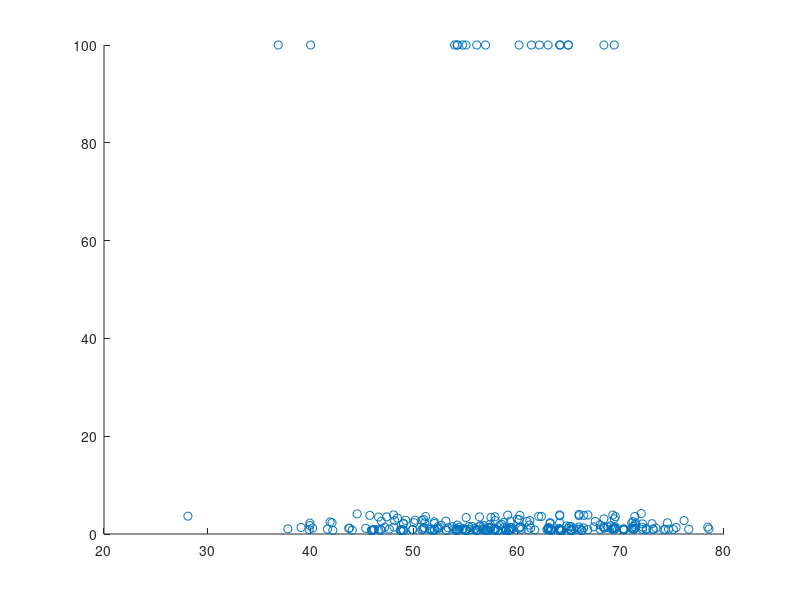

This figure's MATLAB source:

T3pop = [    

    4.0000    9.0000    5.0000    6.0000    5.0000    9.0000    8.0000    2.5879    0.3076    0.4306
    4.0000    9.0000    8.0000    5.0000    4.0000   10.0000    8.0000    2.5474    0.3201    0.4309
    9.0000    4.0000    9.0000    6.0000   10.0000    5.0000    8.0000    2.5793    0.3335    0.5839
    9.0000    4.0000    9.0000    6.0000    5.0000    2.0000    8.0000    2.7219    0.3617    0.5753
    9.0000    4.0000    9.0000    6.0000    5.0000    2.0000    8.0000    2.7219    0.3617    0.5753
    9.0000   10.0000    6.0000    7.0000    7.0000    5.0000    8.0000    3.7678    0.4039    0.3673
    2.0000    2.0000   10.0000    5.0000    6.0000    1.0000    8.0000    2.4881    0.3261    0.5008
    4.0000    3.0000    6.0000    4.0000    6.0000    2.0000    9.0000    2.6217    0.3588    0.6367
    8.0000    6.0000    9.0000    6.0000    5.0000    1.0000    8.0000    2.6572    0.3157    0.3365
    4.0000    6.0000   11.0000    5.0000    6.0000    5.0000    8.0000    2.6277    0.3411    0.4508
    4.0000    9.0000    8.0000    5.0000    5.0000    9.0000    8.0000    2.5859    0.3414    0.4106
    3.0000    3.0000    6.0000    3.0000    5.0000    9.0000    9.0000    2.3249    0.3878    0.3690
   11.0000    9.0000    7.0000    5.0000    8.0000    8.0000    8.0000    3.6914    0.4109    0.5994
    3.0000    3.0000    6.0000    6.0000    4.0000    2.0000    8.0000    2.4176    0.3207    0.5994
    3.0000    3.0000   10.0000    6.0000    6.0000    5.0000    8.0000    1.7442    0.2807    0.1776
    6.0000    2.0000   10.0000    6.0000    8.0000    6.0000    8.0000    2.4928    1.4011    0.4505
    4.0000    8.0000    7.0000    6.0000    5.0000    9.0000    8.0000    2.6693    0.3463    0.4923
    8.0000    5.0000    5.0000    7.0000    7.0000    2.0000    8.0000    2.6862    0.4174    0.6187
    3.0000    4.0000    5.0000    5.0000    6.0000    5.0000    8.0000    2.4507    0.4074    0.3943
   10.0000    9.0000   10.0000    6.0000    6.0000    6.0000    8.0000    2.4853    0.4433    0.4422
    2.0000    3.0000    8.0000    6.0000    5.0000    2.0000    8.0000    2.3990    0.3060    0.5956
    2.0000    6.0000   11.0000    9.0000    6.0000    4.0000    8.0000    2.7410    0.1626    0.4626
    4.0000    9.0000    4.0000    5.0000    8.0000    8.0000    8.0000    2.6375    0.4214    0.4495
    7.0000    6.0000    9.0000    6.0000   10.0000    6.0000    8.0000    2.5161    0.7513    0.3749
    5.0000    8.0000    7.0000    4.0000    2.0000   10.0000    9.0000    2.4947    0.3400    0.3890
    5.0000    9.0000    7.0000    5.0000    3.0000    3.0000    8.0000    2.2230    0.3933    0.5261
    3.0000    6.0000    6.0000    5.0000    7.0000    6.0000    8.0000    1.7965    0.4112    0.4591
    9.0000    3.0000    9.0000    8.0000    5.0000    2.0000    8.0000    3.0990    0.3871    0.6289
    4.0000    4.0000    9.0000    9.0000    6.0000    3.0000    8.0000    2.4930    0.5272    0.4426
    3.0000    7.0000    6.0000    5.0000    6.0000    9.0000    8.0000    2.7786    0.3490    0.8477
    2.0000    3.0000    5.0000    4.0000    5.0000    3.0000    7.0000    2.6767    0.3351    0.3939
    3.0000    3.0000   11.0000    8.0000    7.0000    3.0000    8.0000    2.4676    0.3185    0.4238
    6.0000    3.0000    5.0000    5.0000    7.0000    5.0000    8.0000    2.5362    0.4313    0.4448
    4.0000   10.0000    6.0000    6.0000    5.0000    8.0000    8.0000    2.4248    0.3665    0.4456
    2.0000    5.0000    7.0000    4.0000    5.0000    7.0000    8.0000    2.8179    0.4000    0.3796
    5.0000    3.0000    4.0000    4.0000    5.0000    6.0000    9.0000    2.5057    0.1760    0.5146
    4.0000    9.0000    9.0000    7.0000    3.0000   11.0000    8.0000    2.4100    0.3246    0.4041
    4.0000    7.0000    7.0000    6.0000    7.0000    2.0000    8.0000    2.4626    0.3042    0.4560
    3.0000   10.0000    6.0000    6.0000    6.0000    6.0000    8.0000    2.4875    0.3440    0.5097
    3.0000    4.0000    4.0000    3.0000    4.0000    4.0000    7.0000    2.4256    0.3419    0.4571
    6.0000    4.0000    6.0000    6.0000    5.0000    3.0000    8.0000    2.4812    0.1684    0.4687
    7.0000    7.0000    6.0000    4.0000    6.0000    2.0000    8.0000    2.8139    1.7645    0.4997
    4.0000    5.0000    4.0000    5.0000    4.0000    5.0000    8.0000    1.9609    0.3465    0.4989
    3.0000   10.0000    9.0000   10.0000    3.0000    4.0000    8.0000    2.5083    0.2906    0.6038
    7.0000    3.0000    9.0000   11.0000    7.0000    5.0000    8.0000    1.6464    0.2162    0.5020
    4.0000    3.0000    2.0000    7.0000    5.0000    6.0000    8.0000    2.2877    0.1688    0.4957
    4.0000    4.0000    8.0000    9.0000    6.0000    7.0000    8.0000    2.9991    0.3511    0.6158
   10.0000   10.0000    8.0000    6.0000    5.0000    7.0000    8.0000    2.7677    0.3588    0.5752
    4.0000    3.0000    3.0000    5.0000    7.0000    1.0000    9.0000    4.3291    0.1061    0.6988
    6.0000    6.0000    1.0000    3.0000    8.0000    3.0000    8.0000    2.5268    0.3644    0.4435
    4.0000    2.0000    6.0000   10.0000    7.0000    2.0000    8.0000    2.4153    0.3248    0.5661
    4.0000    6.0000    7.0000    6.0000    6.0000    7.0000    8.0000    2.6159    0.1573    0.4604
    3.0000    2.0000   11.0000    5.0000    6.0000    8.0000    8.0000    2.5363    0.2765    0.4326
    4.0000   10.0000    7.0000    9.0000    7.0000    5.0000    8.0000    2.4865    0.3445    0.6252
   10.0000    5.0000    4.0000    6.0000    5.0000    6.0000    8.0000    2.7978    0.9018    0.5842
   10.0000    8.0000    5.0000   10.0000    9.0000    3.0000    7.0000    1.8321    0.3272    0.3107
    5.0000    3.0000   10.0000    6.0000    6.0000    4.0000    8.0000    2.7675    0.3235    0.5256
   10.0000    9.0000   10.0000    5.0000    8.0000    8.0000    3.0000    2.5280    0.3394    0.3458
    4.0000    6.0000    3.0000    7.0000    5.0000    9.0000    8.0000    2.5884    0.2885    0.4303
    3.0000    9.0000    5.0000    6.0000    4.0000    9.0000    8.0000    2.5872    0.4517    0.4316
    4.0000    7.0000    2.0000    6.0000    6.0000    7.0000    8.0000    1.9176    0.4782    0.5009
    5.0000    5.0000    4.0000    6.0000    8.0000    6.0000    8.0000    2.5707    0.3818    0.3320
    6.0000    6.0000    9.0000    4.0000    5.0000    6.0000    8.0000    2.5878    0.3312    0.6229
    3.0000    9.0000    7.0000    6.0000   10.0000   10.0000    8.0000    3.5761    0.3316    0.5837
    5.0000    6.0000    7.0000    5.0000    6.0000    4.0000    8.0000    2.0361    0.4105    0.5092
    2.0000    8.0000    6.0000    4.0000    4.0000    2.0000    8.0000    1.9422    0.3057    0.1833
    9.0000    5.0000    5.0000   10.0000    3.0000    6.0000   16.0000    1.6299    0.3337    0.3683
    3.0000    6.0000   10.0000    5.0000    7.0000    7.0000    8.0000    2.6122    0.4236    0.4489
    3.0000    7.0000    9.0000    4.0000    2.0000    9.0000    8.0000    2.5421    0.3322    0.4277
    4.0000    6.0000    6.0000    5.0000    7.0000    6.0000    8.0000    2.2032    0.3892    0.5948
    5.0000    2.0000    6.0000    5.0000    7.0000    8.0000    8.0000    2.7219    2.3665    0.5788
    2.0000    6.0000    8.0000    9.0000    6.0000    2.0000    8.0000    1.7443    0.1662    0.4391
    4.0000    6.0000    8.0000    1.0000    7.0000    2.0000    9.0000    2.4045    0.3422    0.5919
   10.0000    3.0000    7.0000    6.0000    9.0000    4.0000    8.0000    2.7708    0.3996    0.5083
    9.0000    4.0000    6.0000   11.0000    6.0000    2.0000    8.0000    2.5771    2.8542    0.5305
    3.0000    6.0000    7.0000    9.0000    3.0000    3.0000    8.0000    2.1831    0.3574    0.2215
   10.0000    4.0000   11.0000    6.0000    6.0000    5.0000    8.0000    1.7525    0.4233    0.4648
   10.0000    9.0000    7.0000    5.0000    9.0000    5.0000    8.0000    2.4952    0.6633    0.4800
    5.0000    7.0000    5.0000    5.0000    6.0000    3.0000    4.0000    2.0161    0.3307    0.5014
    4.0000    5.0000    6.0000    6.0000    7.0000    9.0000    8.0000    2.6081    0.3276    0.4290
    5.0000    2.0000    7.0000    8.0000    6.0000    8.0000    8.0000    1.5276    0.3339    0.5637
    3.0000   10.0000    4.0000    6.0000    4.0000    9.0000    8.0000    2.3793    0.2783    0.3860
    5.0000    3.0000   10.0000    9.0000    4.0000    4.0000    7.0000    2.4272    0.3410    0.6548
    8.0000    5.0000   11.0000    3.0000    9.0000    9.0000    5.0000    4.7397    0.1266    0.1492
    8.0000    4.0000    3.0000   11.0000    7.0000    4.0000    8.0000    3.1554    0.3378    0.3894
    1.0000    8.0000   10.0000    3.0000    3.0000    3.0000    8.0000    1.3476    0.1942    0.1047
    4.0000    6.0000    6.0000    3.0000    8.0000   11.0000    9.0000    2.6328    0.3442    0.6178
    4.0000    9.0000    7.0000   10.0000    5.0000    4.0000    7.0000    2.4909    0.3386    0.4223
    5.0000   10.0000    8.0000    7.0000   10.0000    7.0000    8.0000    2.5022    0.4005    0.4916
    5.0000    9.0000   10.0000    5.0000    7.0000    5.0000    9.0000    2.5097    0.3613    0.4582
    4.0000    4.0000    2.0000    6.0000    4.0000    5.0000    8.0000    1.2628    0.2095    0.2201
    7.0000    4.0000   11.0000    7.0000    4.0000    8.0000    8.0000    2.7676    0.3617    0.4885
    5.0000    3.0000    6.0000   10.0000    6.0000    4.0000    8.0000    3.1146    0.2062    0.6288
    9.0000   10.0000    3.0000   10.0000    8.0000   10.0000   39.0000    2.5572    0.3033    0.4241
    5.0000    6.0000    5.0000    5.0000    3.0000    5.0000    7.0000    2.3271    0.1139    0.4411
   11.0000   11.0000    2.0000   10.0000   11.0000    1.0000    2.0000    2.8954    0.1750    0.4484
   10.0000    3.0000    9.0000    7.0000   11.0000    5.0000    7.0000    2.5100    0.3226    0.5627
    2.0000    9.0000    4.0000    6.0000    7.0000    2.0000    8.0000    2.4089    0.3500    0.5843
    8.0000   11.0000    3.0000   11.0000    2.0000    1.0000    4.0000    2.1700    0.3477    0.5241
    3.0000    3.0000    8.0000    8.0000    8.0000    2.0000    8.0000    1.6864    0.1513    0.1819
    
     4.0000    3.0000    6.0000   10.0000    6.0000    2.0000    8.0000    2.4186    0.3248    0.6008
    3.0000    3.0000    6.0000    8.0000    4.0000    7.0000    8.0000    2.4733    0.3618    0.7573
    4.0000    3.0000    6.0000    9.0000    6.0000    4.0000    8.0000    3.0031    0.4270    0.7647
    3.0000    4.0000    7.0000    4.0000    2.0000    7.0000    8.0000    3.0171    0.4110    0.2808
    3.0000    3.0000    8.0000    5.0000    6.0000    3.0000    8.0000    3.0085    0.4274    0.6476
    6.0000    8.0000    8.0000    5.0000    3.0000    4.0000    7.0000    3.1774    1.1424    0.5969
    9.0000    3.0000    7.0000    3.0000    6.0000    9.0000    6.0000    3.2962    0.3113    0.6801
    7.0000    4.0000    6.0000    9.0000    6.0000    4.0000    8.0000    3.1500    0.2696    0.7569
    4.0000    4.0000   10.0000    6.0000    8.0000    4.0000   31.0000    3.1207    0.3546    0.6351
    5.0000    3.0000    6.0000    9.0000    4.0000    5.0000    8.0000    3.2925    0.3454    0.5604
    5.0000    7.0000    4.0000    5.0000    1.0000    2.0000    8.0000    3.1414    0.7458    0.4440
    9.0000    4.0000    5.0000    1.0000    8.0000    5.0000   10.0000    3.1438    0.8772    0.6860
    5.0000    2.0000    6.0000   10.0000    5.0000    9.0000    8.0000    3.3111    0.9339    0.7168
    3.0000    4.0000    7.0000    2.0000    7.0000    5.0000    5.0000    3.0193    0.8170    0.6096
    3.0000    2.0000    7.0000    6.0000    6.0000    1.0000   12.0000    3.2155    0.4223    0.6300
    5.0000   11.0000    7.0000    8.0000    5.0000    5.0000    8.0000    3.0039    0.1532    0.6421
    8.0000    2.0000    4.0000    6.0000    6.0000    5.0000    8.0000    3.1751    1.3171    0.7265
    5.0000    3.0000    6.0000    8.0000    6.0000    7.0000    8.0000    2.4647    0.3550    0.7157
    2.0000   10.0000    8.0000    3.0000    4.0000    2.0000    6.0000    2.2657    1.3133    0.2073
    3.0000    1.0000    7.0000    7.0000    5.0000    6.0000    3.0000    3.2155    0.4116    0.8596
    3.0000    2.0000    4.0000    6.0000    6.0000    2.0000    4.0000    2.9379    1.9029    0.6202
    2.0000    4.0000    5.0000    8.0000    2.0000    5.0000    8.0000    3.0732    0.2525    0.6009
    7.0000    3.0000    5.0000    7.0000    5.0000    5.0000    8.0000    2.8079    0.7729    0.7688
    4.0000    8.0000    4.0000    4.0000    7.0000    3.0000    8.0000    2.9835    1.3841    0.7163
    4.0000    3.0000    3.0000    2.0000    6.0000    8.0000   37.0000    2.3286    0.2286    0.6259
    3.0000    6.0000    6.0000    9.0000    4.0000    8.0000    8.0000    2.5059    0.9603    0.8352
    3.0000    3.0000    7.0000    9.0000    9.0000    5.0000    8.0000    3.1529    0.4866    0.7297
    3.0000    3.0000    7.0000    7.0000    7.0000    2.0000    8.0000    3.0656    0.4298    0.5798
    4.0000    4.0000    5.0000    4.0000    6.0000   10.0000   19.0000    3.3087    0.3746    0.4834
    2.0000    4.0000    7.0000    9.0000    4.0000    6.0000    6.0000    4.0906    0.4891    0.6417
    6.0000    5.0000    8.0000    5.0000    4.0000    1.0000    8.0000    3.1390    0.3245    0.8969
    3.0000    3.0000    7.0000    9.0000    6.0000    5.0000    9.0000    3.1908    0.3632    0.8233
    3.0000    3.0000    6.0000   10.0000    4.0000    7.0000    8.0000    3.1715    0.3567    0.7468
    3.0000    2.0000    7.0000    4.0000   10.0000    7.0000    8.0000    3.0081    0.4292    0.4711
    5.0000    4.0000    7.0000    5.0000    6.0000    1.0000    8.0000    2.5012    0.2946    0.2272
    7.0000    8.0000    5.0000    5.0000    3.0000    5.0000    8.0000    3.1630    1.3079    0.6834
    8.0000    5.0000    2.0000    6.0000    5.0000    5.0000    8.0000    2.8526    1.7019    0.5218
    8.0000    3.0000    6.0000    6.0000    5.0000    8.0000    8.0000    2.9368    0.7920    0.8127
    4.0000    3.0000    6.0000    9.0000    6.0000    5.0000    8.0000    2.9497    0.4162    0.7668
   10.0000    5.0000    7.0000    7.0000    5.0000    5.0000    4.0000    2.2498    0.9269    0.7444
    2.0000    4.0000   10.0000    8.0000    7.0000    1.0000    6.0000    3.0386    0.6366    0.5972
    2.0000    6.0000   11.0000    3.0000    9.0000   10.0000   39.0000    3.2535    0.2477    0.6330
   11.0000    2.0000    1.0000    1.0000    2.0000    2.0000    2.0000    3.3637    0.4822    0.6800
    3.0000    6.0000    6.0000    4.0000    1.0000    8.0000    7.0000    3.0171    0.4110    0.2808
    5.0000    2.0000   11.0000    4.0000    7.0000   10.0000   29.0000    3.2532    0.2477    0.6327
    6.0000    2.0000    7.0000   10.0000    7.0000    9.0000    8.0000    3.3033    0.3029    0.7227
    2.0000    1.0000    6.0000   10.0000    4.0000    6.0000   16.0000    3.2991    0.3264    1.0237
    7.0000    5.0000    6.0000    5.0000    3.0000    3.0000    8.0000    4.4309    0.4016    0.2624
    8.0000    4.0000    5.0000    8.0000    5.0000    5.0000    8.0000    2.8579    0.7763    0.8622
    2.0000    1.0000    2.0000    3.0000    6.0000    2.0000   14.0000    2.9379    1.6790    0.5831
    
     4.0000    9.0000    5.0000    6.0000    5.0000    9.0000    8.0000    2.5879    0.3076    0.4306
    4.0000    3.0000    6.0000   10.0000    6.0000    2.0000    8.0000    2.4186    0.3248    0.6008
    4.0000    3.0000    6.0000   10.0000    7.0000    9.0000    8.0000    2.4237    0.2252    0.6013
    4.0000    5.0000    4.0000    7.0000    7.0000    2.0000    8.0000    2.3163    0.3118    0.6112
    4.0000    8.0000    3.0000    6.0000    2.0000    7.0000    8.0000    2.5759    0.2061    0.8173
    5.0000    9.0000    6.0000    4.0000    1.0000    3.0000   19.0000    4.1734    0.4851    0.7731
    8.0000    3.0000    1.0000    9.0000    8.0000    5.0000   53.0000    3.4738    2.3201    0.1496
    2.0000   11.0000    6.0000    6.0000    4.0000    9.0000    7.0000    2.6838    1.7367    0.5178
    4.0000    5.0000    6.0000   10.0000    1.0000    2.0000   54.0000    1.7487    0.4734    0.3542
    5.0000    5.0000    6.0000    6.0000    6.0000    2.0000    8.0000    2.4133    0.3680    1.4895
    6.0000    2.0000    3.0000    1.0000    1.0000   11.0000   44.0000    1.9418    0.2374    0.4790
    3.0000    9.0000    2.0000    4.0000    8.0000    8.0000    4.0000    2.5560    2.1100    0.4326
    7.0000    4.0000    5.0000    8.0000    7.0000   11.0000   26.0000    2.4232    2.4982    1.1341
    4.0000    3.0000    6.0000    8.0000    7.0000    7.0000    7.0000    2.3234    0.2517    0.2258
    4.0000    3.0000    6.0000   10.0000    6.0000    1.0000    8.0000    2.4212    0.2464    0.6012
    6.0000    2.0000    6.0000   10.0000    4.0000   10.0000    8.0000    2.1781    2.2555    1.5365
    4.0000   10.0000    5.0000   10.0000    2.0000   10.0000    8.0000    2.5498    0.1978    0.6070
   10.0000    6.0000    5.0000    6.0000    5.0000    3.0000    5.0000    3.0941    2.3784    0.1485
    4.0000    9.0000    4.0000    7.0000    4.0000    9.0000    8.0000    2.3164    0.3312    0.8662
    5.0000    1.0000    5.0000    5.0000    8.0000    3.0000    5.0000    1.9344    1.3251    0.5251
    4.0000    3.0000    5.0000    3.0000    5.0000    3.0000   36.0000    4.5334    0.3019    0.7557
    4.0000    8.0000    4.0000    5.0000    8.0000    4.0000   13.0000    2.3506    0.2604    0.8543
   11.0000    6.0000    3.0000    5.0000    4.0000    7.0000    8.0000    2.5880    0.9941    1.2181
    1.0000    7.0000    7.0000    5.0000    9.0000    8.0000    8.0000    2.4855    1.9832    0.8125
   10.0000    4.0000    6.0000    7.0000    8.0000    4.0000    8.0000    2.4471    0.9522    0.6542
    3.0000    8.0000    2.0000    8.0000    4.0000    8.0000   10.0000    2.5742    0.3752    0.4116
    3.0000    6.0000    7.0000    6.0000    9.0000    9.0000   19.0000    4.9018    1.6517    1.5741
    5.0000    7.0000    7.0000    4.0000    7.0000    2.0000    9.0000    2.2792    0.7066    0.5791
    9.0000    2.0000    6.0000    8.0000    7.0000    5.0000   47.0000    2.8243    1.3822    0.8587
    6.0000    3.0000    8.0000    1.0000    6.0000    6.0000   24.0000    1.7226    0.1609    0.7089
    1.0000   11.0000    4.0000    4.0000    9.0000    9.0000    6.0000    2.1481    2.9149    1.1831
    9.0000    3.0000    6.0000    5.0000    3.0000   10.0000   21.0000    2.6427    0.3488    1.3599
    3.0000    3.0000    6.0000   10.0000    6.0000    2.0000    8.0000    2.3000    1.2200    0.1753
    5.0000    8.0000    4.0000    7.0000    4.0000    9.0000    3.0000    1.9170    0.8412    0.8043
    4.0000    2.0000    8.0000    4.0000    7.0000    5.0000   38.0000    2.1204    0.4945    0.4099
    3.0000    4.0000    9.0000   11.0000   10.0000    6.0000   10.0000    3.3783    1.0639    0.5892
    5.0000    2.0000   10.0000    2.0000    3.0000    5.0000   21.0000    4.8802    0.4356    0.2496
   11.0000    4.0000    7.0000    7.0000    8.0000    5.0000   10.0000    2.3529    0.7670    0.6752
    4.0000    3.0000    6.0000    5.0000    9.0000    9.0000    2.0000    3.0855    0.3426    0.4137
    2.0000    3.0000    7.0000    7.0000    1.0000   11.0000   27.0000    2.7148    0.9534    0.6440
    2.0000    5.0000   11.0000    7.0000    4.0000    3.0000   25.0000    2.4331    0.5960    0.4797
    1.0000   10.0000   10.0000    2.0000    8.0000    1.0000    1.0000    2.7484    0.4964    0.5973
   10.0000    2.0000   10.0000    9.0000    1.0000    2.0000    1.0000    4.7406    0.2504    0.1570
    5.0000    3.0000    7.0000   10.0000    7.0000    8.0000    7.0000    2.4975    0.2207    0.5861
    8.0000    7.0000    7.0000    5.0000    4.0000    9.0000    8.0000    2.4485    2.9741    1.2001
    1.0000    1.0000    3.0000   11.0000    4.0000    8.0000    2.0000    1.3169    0.0981    0.6687
    3.0000    3.0000    6.0000    9.0000    7.0000    7.0000    8.0000    2.7126    1.0100    0.5981
    4.0000    3.0000    7.0000    7.0000    8.0000    3.0000   10.0000    3.3165    0.6983    0.4799
    3.0000    4.0000    5.0000    6.0000    6.0000    6.0000   28.0000    4.8496    2.7001    2.2764
    7.0000    7.0000    7.0000    5.0000    4.0000    8.0000    8.0000    2.4584    2.9742    1.1950

     4.0000    9.0000    6.0000    6.0000    5.0000    5.0000    8.0000    2.5560    0.2900    0.6565
    4.0000    9.0000    6.0000    6.0000    5.0000    6.0000    8.0000    2.5561    0.2932    0.6801
    4.0000    9.0000    6.0000    6.0000    5.0000    5.0000    8.0000    2.5588    0.2930    0.6833
    4.0000    9.0000    6.0000    6.0000    5.0000    6.0000    8.0000    2.5561    0.2936    0.6727
    4.0000    9.0000    6.0000    6.0000    5.0000    5.0000    8.0000    2.5560    0.2930    0.6647
    4.0000    9.0000    6.0000    6.0000    4.0000    5.0000    8.0000    2.5511    0.2932    0.6344
    4.0000    9.0000    6.0000    6.0000    3.0000    5.0000    8.0000    2.5556    0.2901    0.6593
    4.0000    9.0000    6.0000    6.0000    5.0000    5.0000    8.0000    2.5574    0.2931    0.6149
    5.0000    9.0000    6.0000    6.0000    8.0000    3.0000    8.0000    2.5583    0.2931    0.5346
    4.0000    9.0000    6.0000    6.0000    4.0000    4.0000    8.0000    2.5536    0.2865    0.5736
    4.0000    9.0000    6.0000    6.0000    4.0000    5.0000    8.0000    2.5494    0.2958    0.6912
    4.0000    9.0000    6.0000    6.0000    7.0000    5.0000    8.0000    2.5414    0.2939    0.6166
    5.0000    9.0000    6.0000    6.0000    6.0000    5.0000    8.0000    2.5601    0.2945    0.6409
    4.0000    9.0000    6.0000    6.0000    5.0000    5.0000    8.0000    2.5498    0.2946    0.6833
    4.0000    9.0000    6.0000    6.0000    4.0000    6.0000    8.0000    2.5528    0.2952    0.6100
    4.0000    9.0000    6.0000    6.0000    2.0000    4.0000    8.0000    2.5616    0.2952    0.5177
    4.0000    9.0000    6.0000    6.0000    5.0000    5.0000    8.0000    2.4917    0.2934    0.6799
    4.0000    9.0000    6.0000    6.0000    8.0000    5.0000    8.0000    2.5599    0.2887    0.6139
    4.0000   10.0000    6.0000    8.0000    6.0000    4.0000   36.0000    2.5450    0.2922    0.6257
    4.0000    9.0000    6.0000    6.0000    1.0000    6.0000    8.0000    2.5584    0.2954    0.5971
    4.0000   10.0000    6.0000    6.0000    6.0000    8.0000    7.0000    2.5062    0.2943    0.5007
    4.0000    9.0000    6.0000    6.0000    5.0000    7.0000    8.0000    2.5675    0.2887    0.5915
    4.0000    9.0000    6.0000    6.0000    8.0000    5.0000    8.0000    2.5117    0.2934    0.5929
    4.0000    9.0000    6.0000    6.0000    9.0000    5.0000    8.0000    2.4976    0.2884    0.6131
    4.0000    9.0000    8.0000    6.0000    7.0000    2.0000    9.0000    2.5391    0.2954    0.5988
    4.0000    9.0000    6.0000    6.0000    7.0000    4.0000    8.0000    2.5545    0.2890    0.6131
    4.0000    9.0000    6.0000    6.0000    5.0000    5.0000    8.0000    2.5579    0.2909    0.6340
    4.0000    9.0000    6.0000    6.0000    9.0000    5.0000    8.0000    2.4819    0.2881    0.5746
    4.0000    9.0000    6.0000    6.0000    5.0000    6.0000    8.0000    2.5651    0.2964    0.6478
    3.0000    9.0000    6.0000    6.0000    6.0000    6.0000    6.0000    2.5713    0.2932    0.4877
    4.0000    9.0000    6.0000    6.0000    7.0000    5.0000    8.0000    2.4843    0.2887    0.6147
    4.0000    9.0000    6.0000    6.0000    4.0000    4.0000    8.0000    2.5566    0.2893    0.6180
    4.0000    9.0000    6.0000    6.0000    6.0000    5.0000    8.0000    2.5028    0.2947    0.5978
    4.0000    9.0000    6.0000    6.0000    3.0000    6.0000    8.0000    2.5652    0.2973    0.6056
    4.0000    9.0000    6.0000    6.0000    2.0000    5.0000    8.0000    2.5676    0.2957    0.6108
    4.0000    9.0000    6.0000    6.0000    5.0000    5.0000    8.0000    2.5560    0.2930    0.6647
    4.0000    9.0000    6.0000    6.0000    4.0000    7.0000    8.0000    2.5560    0.2936    0.6314
    4.0000    9.0000    6.0000    6.0000    7.0000    6.0000    8.0000    2.5664    0.2935    0.6797
    4.0000    9.0000    6.0000    6.0000    6.0000    8.0000    8.0000    2.5451    0.2935    0.6204
    4.0000    9.0000    6.0000    6.0000    5.0000    5.0000    8.0000    2.5603    0.2945    0.4985
    4.0000    9.0000    6.0000    6.0000    5.0000    5.0000    8.0000    2.5591    0.2942    0.5881
    3.0000    9.0000    7.0000    6.0000    4.0000    6.0000    8.0000    2.5588    0.2930    0.6833
    5.0000   10.0000    5.0000    7.0000    9.0000    5.0000   17.0000    2.5403    0.2885    0.6139
    2.0000   11.0000   10.0000    3.0000    2.0000    8.0000    3.0000    2.5007    0.2841    0.6589
    4.0000   10.0000    5.0000    6.0000    8.0000    4.0000   12.0000    2.5097    0.2884    0.6143
    5.0000   10.0000    7.0000    6.0000    7.0000    4.0000    7.0000    2.4622    0.2872    0.6043
    3.0000   10.0000    6.0000    6.0000    5.0000    4.0000    8.0000    2.5092    0.2946    0.5980
    8.0000    6.0000    4.0000    4.0000    8.0000    8.0000    5.0000    2.5487    0.2931    0.6189
    4.0000    8.0000    6.0000    5.0000    6.0000    5.0000    8.0000    2.5455    0.2884    0.6523
    2.0000   11.0000    1.0000   10.0000    1.0000    2.0000    2.0000    2.5566    0.2894    0.6345
    
     4.0000    9.0000    6.0000    6.0000    4.0000    5.0000    8.0000    2.4365    0.2714    0.6909
    4.0000    9.0000    6.0000    6.0000    4.0000    4.0000    8.0000    2.4530    0.2737    0.6964
    4.0000    9.0000    6.0000    6.0000    5.0000    8.0000    8.0000    2.4600    0.2751    0.6966
    4.0000    9.0000    6.0000    6.0000    4.0000    9.0000    8.0000    2.4154    0.2726    0.6955
    4.0000    9.0000    6.0000    6.0000    6.0000    1.0000    8.0000    2.4565    0.2725    0.6961
    3.0000    7.0000    6.0000    6.0000    5.0000    5.0000    8.0000    2.4352    0.2688    0.6904
    4.0000    9.0000    6.0000    6.0000    7.0000    5.0000    8.0000    2.4535    0.2933    0.6944
    4.0000    9.0000    7.0000    6.0000    4.0000    6.0000    8.0000    2.4570    0.2707    0.6913
    4.0000    9.0000    6.0000    6.0000    3.0000    2.0000    8.0000    2.4570    0.2725    0.6962
    4.0000    9.0000    6.0000    6.0000    5.0000    7.0000    8.0000    2.5611    0.2718    0.7009
    4.0000    1.0000    8.0000    1.0000    5.0000    2.0000    7.0000    2.4599    0.2721    0.6957
    4.0000    9.0000    6.0000    6.0000    4.0000    6.0000    8.0000    2.6694    0.2984    0.6912
    4.0000    9.0000    6.0000    6.0000    4.0000    3.0000    8.0000    2.4576    0.2726    0.6955
    4.0000    9.0000    6.0000    6.0000    6.0000    3.0000    8.0000    2.4622    0.2646    0.6973
    4.0000    9.0000    6.0000    6.0000    8.0000    7.0000    8.0000    2.4445    0.2743    0.6789
    4.0000    9.0000    6.0000    6.0000    3.0000    8.0000    8.0000    2.4628    0.2718    0.6972
    4.0000    9.0000    6.0000    6.0000    5.0000    8.0000    8.0000    2.4687    0.2746    0.6965
    4.0000    9.0000    6.0000    6.0000    5.0000    5.0000    8.0000    2.5404    0.2705    0.6887
    4.0000    9.0000    6.0000    6.0000    4.0000    8.0000    8.0000    2.3997    0.2753    0.6955
    4.0000    9.0000    6.0000    6.0000    4.0000    7.0000    8.0000    2.4494    0.2723    0.6955
    4.0000    9.0000    6.0000    6.0000    4.0000    7.0000    8.0000    2.5592    0.2964    0.6921
    4.0000    9.0000    6.0000    6.0000    3.0000    4.0000    8.0000    2.4482    0.2725    0.7028
    4.0000    7.0000    6.0000    6.0000    4.0000    5.0000    9.0000    2.4193    0.2901    0.6906
    4.0000    9.0000    6.0000    6.0000    4.0000    7.0000    8.0000    2.4764    0.2726    0.6963
    4.0000    9.0000    6.0000    6.0000    5.0000    7.0000    8.0000    2.4600    0.2754    0.6961
    4.0000    9.0000    6.0000    6.0000    4.0000    5.0000    8.0000    2.5559    0.2968    0.6939
    4.0000    9.0000    6.0000    6.0000    4.0000    6.0000    8.0000    2.4484    0.2730    0.6867
    4.0000    9.0000    6.0000    6.0000    4.0000    3.0000    8.0000    2.5881    0.2710    0.6918
    4.0000    9.0000    6.0000    6.0000    6.0000    4.0000    8.0000    2.4563    0.3216    0.6968
    8.0000    9.0000    6.0000    6.0000    5.0000    4.0000    8.0000    2.4538    0.2757    0.6854
    4.0000    9.0000    6.0000    6.0000    4.0000   10.0000    8.0000    2.4570    0.2780    0.6915
    4.0000    9.0000    6.0000    6.0000    4.0000    9.0000    8.0000    2.4063    0.2652    0.6891
    4.0000    9.0000    6.0000    6.0000    5.0000    5.0000    8.0000    2.4567    0.2705    0.6919
    4.0000    9.0000    6.0000    6.0000    3.0000   10.0000    8.0000    1.6413    0.1755    0.4058
    4.0000    9.0000    6.0000    6.0000    3.0000    3.0000    8.0000    1.5686    0.1770    0.4179
    4.0000    9.0000    6.0000    6.0000    6.0000    7.0000    8.0000    2.4558    0.2723    0.6540
    5.0000    9.0000    6.0000    6.0000    4.0000    8.0000    8.0000    2.4239    0.2794    0.6876
    4.0000    9.0000    6.0000    6.0000    6.0000    7.0000    8.0000    2.4739    0.2077    0.6854
    4.0000    9.0000    6.0000    6.0000    7.0000    9.0000    8.0000    2.4523    0.2725    0.6965
    4.0000    9.0000    6.0000    6.0000    6.0000    9.0000    8.0000    2.4569    0.2712    0.6645
    4.0000    9.0000    6.0000    6.0000    4.0000    3.0000    8.0000    2.5568    0.2885    0.6961
    4.0000   10.0000    6.0000    5.0000    3.0000    7.0000    8.0000    2.6868    0.2964    0.6912
    3.0000    9.0000    5.0000    7.0000    3.0000   10.0000    6.0000    2.4154    0.2726    0.6955
    7.0000   11.0000    8.0000    4.0000    2.0000    3.0000    5.0000    3.3512    0.2019    0.4755
    5.0000   10.0000    7.0000    7.0000    3.0000    4.0000    7.0000    2.5687    0.2709    0.6918
    3.0000    9.0000    5.0000    7.0000    4.0000    8.0000    8.0000    2.4600    0.2751    0.6966
    3.0000   10.0000    6.0000    6.0000    3.0000    8.0000    8.0000    2.4335    0.2693    0.6817
    4.0000    9.0000    6.0000    6.0000    3.0000    5.0000    7.0000    2.4219    0.2755    0.6328
    4.0000   11.0000    9.0000    4.0000    6.0000    5.0000   10.0000    3.5304    0.2027    0.4345
    5.0000   10.0000    7.0000    6.0000    6.0000    6.0000    8.0000    2.4617    0.2920    0.6909
    
    4.0000    9.0000    6.0000    6.0000    4.0000    8.0000    8.0000    2.4372    0.2737    0.7965
    4.0000    9.0000    6.0000    6.0000    3.0000    6.0000    8.0000    2.4372    0.2737    0.7964
    4.0000    9.0000    6.0000    6.0000    5.0000    7.0000    8.0000    2.4374    0.2737    0.7966
    4.0000    9.0000    6.0000    6.0000    5.0000    8.0000    8.0000    2.4372    0.2737    0.7964
    4.0000    9.0000    6.0000    6.0000    4.0000    5.0000    8.0000    2.4374    0.2737    0.7966
    4.0000    9.0000    6.0000    6.0000    5.0000    6.0000    8.0000    2.4373    0.2737    0.7962
    4.0000    9.0000    6.0000    6.0000    6.0000    2.0000    8.0000    2.4376    0.2737    0.7964
    4.0000    9.0000    6.0000    6.0000    3.0000    6.0000    8.0000    2.4381    0.2737    0.7963
    4.0000    9.0000    6.0000    6.0000    2.0000    2.0000    8.0000    2.4376    0.2737    0.7963
    4.0000    9.0000    6.0000    6.0000    4.0000   11.0000    8.0000    2.4377    0.2737    0.7964
    4.0000    9.0000    6.0000    6.0000    4.0000    8.0000    8.0000    2.4372    0.2737    0.7965
    3.0000    9.0000    6.0000    6.0000    3.0000    6.0000    8.0000    2.4380    0.2737    0.7958
    4.0000    9.0000    6.0000    6.0000    3.0000    1.0000    8.0000    2.4380    0.2737    0.7964
    4.0000    9.0000    6.0000    6.0000    4.0000    4.0000    8.0000    2.4370    0.2737    0.7963
    4.0000    9.0000    6.0000    6.0000    9.0000    3.0000    8.0000    2.4376    0.2737    0.7963
    4.0000    9.0000    6.0000    6.0000    3.0000    6.0000    8.0000    2.4378    0.2737    0.7964
    4.0000    9.0000    6.0000    6.0000    9.0000    6.0000    8.0000    2.4380    0.2737    0.7964
    4.0000    9.0000    6.0000    6.0000    5.0000    5.0000    8.0000    2.4377    0.2736    0.7964
    4.0000    9.0000    6.0000    6.0000    5.0000    5.0000    8.0000    2.4372    0.2737    0.7964
    4.0000    9.0000    6.0000    6.0000    4.0000    7.0000    8.0000    2.4377    0.2737    0.7966
    3.0000    9.0000    6.0000    6.0000    4.0000    5.0000    8.0000    2.4364    0.2763    0.8043
    4.0000    9.0000    6.0000    6.0000    2.0000    6.0000    8.0000    2.4373    0.2737    0.7966
    4.0000    9.0000    6.0000    6.0000    5.0000    7.0000    8.0000    2.4377    0.2737    0.7964
    4.0000    9.0000    6.0000    6.0000    4.0000    8.0000    8.0000    2.4377    0.2737    0.7964
    4.0000    9.0000    8.0000    6.0000    3.0000    6.0000    8.0000    2.4371    0.2737    0.7961
    4.0000    9.0000    6.0000    6.0000    4.0000    6.0000    8.0000    2.4373    0.2737    0.7968
    4.0000    9.0000    6.0000    6.0000    3.0000    4.0000    8.0000    2.4377    0.2736    0.7964
    4.0000    9.0000    6.0000    6.0000    5.0000    6.0000    8.0000    2.4378    0.2737    0.7966
    4.0000    9.0000    6.0000    6.0000    5.0000    6.0000    8.0000    2.4378    0.2737    0.7966
    4.0000    9.0000    6.0000    6.0000    3.0000    7.0000    8.0000    2.4372    0.2737    0.7964
    4.0000    9.0000    6.0000    6.0000    4.0000    6.0000    8.0000    2.4377    0.2737    0.7963
    4.0000    9.0000    6.0000    6.0000    4.0000    9.0000    8.0000    2.4372    0.2737    0.7964
    4.0000    9.0000    6.0000    6.0000    5.0000    5.0000    8.0000    2.4375    0.2737    0.7963
    4.0000    9.0000    6.0000    6.0000   10.0000    1.0000    8.0000    2.4376    0.2737    0.7964
    4.0000    9.0000    6.0000    6.0000    8.0000    3.0000    8.0000    2.4376    0.2737    0.7964
    4.0000    9.0000    6.0000    6.0000    4.0000   11.0000    8.0000    2.4374    0.2737    0.7964
    4.0000    9.0000    6.0000    6.0000    3.0000    6.0000    8.0000    2.4379    0.2737    0.7963
    4.0000    9.0000    6.0000    6.0000    4.0000    7.0000    8.0000    2.4376    0.2737    0.7964
    4.0000    9.0000    6.0000    6.0000    4.0000    6.0000    8.0000    2.4373    0.2737    0.7963
    4.0000    9.0000    6.0000    6.0000    4.0000    6.0000    8.0000    2.4379    0.2737    0.7964
    4.0000    9.0000    6.0000    6.0000    6.0000    3.0000    8.0000    2.4378    0.2737    0.7963
    4.0000   10.0000    6.0000    6.0000    3.0000    6.0000    9.0000    2.4217    0.2713    0.7879
    4.0000    8.0000    6.0000    7.0000    3.0000    5.0000   10.0000    2.4373    0.2737    0.7964
    3.0000    8.0000    7.0000    6.0000    3.0000    6.0000    7.0000    3.0396    0.2258    1.3144
    4.0000   10.0000    6.0000    6.0000    5.0000    8.0000    8.0000    2.1053    0.9512    0.6159
    4.0000    9.0000    7.0000    6.0000    1.0000    7.0000    7.0000    2.1738    0.2335    0.6530
    3.0000    8.0000    5.0000   10.0000    6.0000    5.0000    9.0000    2.5573    0.2641    0.8992
    4.0000    9.0000    7.0000    5.0000    5.0000    5.0000    6.0000    2.1734    0.8117    0.6530
    7.0000    7.0000    5.0000    8.0000    9.0000    1.0000    5.0000    2.4375    0.2737    0.7964
    4.0000    8.0000    6.0000    7.0000    5.0000    7.0000    9.0000    2.4373    0.2737    0.7965
    
    ];



T3fval = [
    
   0.7874
    0.8102
    0.8179
    0.8252
    0.8252
    1.0818
    1.7029
    1.1686
    1.3339
    1.0995
    0.8156
    1.2609
    1.2103
    0.8646
    0.9964
    1.4061
    0.9044
    1.1084
    0.8912
    0.8802
    1.2658
    1.8299
    0.9235
    1.0931
    1.4687
    0.9070
    0.9782
    0.9491
    0.9890
    1.0013
    4.1104
    0.9147
    1.1289
    0.8119
    1.5241
    1.5011
    0.8800
    0.8839
    0.8955
    3.6492
    1.1301
    1.2138
    0.9233
    0.9977
    0.9995
    1.2026
    0.8125
    0.9806
    1.5580
    1.4534
    1.1636
    1.2019
    1.3239
    0.8742
    1.0755
    3.9021
    1.0842
    2.2620
    1.1615
    0.8638
    1.3370
    1.1419
    1.5333
    1.0308
    1.0970
    1.3366
    1.5260
    1.1769
    1.0475
    0.9502
    1.4564
    1.5136
    1.3550
    0.9464
  100.0000
    1.1402
    0.9824
    1.0101
    2.2581
    0.9139
    1.2430
    0.9618
    3.8072
    2.5740
    1.0407
    1.3252
    1.4408
    3.5702
    1.0157
    1.3080
    1.7522
    0.9187
    1.2515
    2.3101
    4.1769
    3.5538
    3.7270
    1.2206
    2.2529
    1.0200
    
     0.8261
    0.8651
    0.8667
    0.9025
    0.9619
  100.0000
    1.7767
    1.0358
    2.2836
    1.2264
    1.1347
  100.0000
    1.4269
    2.0514
  100.0000
    1.4072
    1.3479
    0.9633
    2.2259
    2.5139
    2.4648
    1.3932
    1.0161
    1.1561
    3.4693
    1.1039
    1.0037
    0.9854
    2.3128
    2.2962
    1.5532
    1.3562
    1.0227
    1.4054
    0.9641
    1.1894
    1.4944
    0.9604
    0.8615
    2.2746
    1.9963
    3.3646
    3.5033
    4.0128
    3.4904
    1.9619
    2.6320
    1.6557
    1.0025
  100.0000
    
   0.7874
    0.8261
    0.8514
    0.9339
    0.9661
    2.7621
    1.8858
  100.0000
    1.7853
  100.0000
  100.0000
    2.6171
    3.0939
    3.6133
    0.8431
    1.3778
    0.9235
    2.0767
  100.0000
    2.1057
    2.8166
    2.4918
    1.1143
    1.2441
    0.9941
  100.0000
    3.0091
    1.3842
  100.0000
    2.7477
    2.1922
    2.3530
    1.1141
    2.6352
    2.7190
  100.0000
    3.8956
  100.0000
    2.7977
    2.9538
    2.9335
    2.5872
    3.2528
    3.8579
    1.2390
    3.7435
    1.0815
  100.0000
  100.0000
    1.2402
  
   0.7529
    0.7530
    0.7530
    0.7532
    0.7536
    0.7546
    0.7527
    0.7558
    0.9516
    0.7574
    0.7511
    0.7546
    0.9442
    0.7517
    0.7554
    0.7617
    0.7529
    0.7551
    2.7518
    0.7558
    3.5831
    0.7570
    0.7574
    0.7558
    1.1029
    0.7548
    0.7554
    0.7575
    0.7539
    1.6736
    0.7556
    0.7546
    0.7567
    0.7555
    0.7562
    0.7536
    0.7550
    0.7536
    0.7547
    0.7626
    0.7573
    0.8592
    3.1193
    2.8266
  100.0000
    3.8112
    0.9129
    2.1497
    0.8923
    3.3875
    
      0.7476
    0.7476
    0.7478
    0.7480
    0.7480
    0.9454
    0.7512
    0.7737
    0.7480
    0.7547
    3.8061
    0.7583
    0.7481
    0.7496
    0.7503
    0.7484
    0.7484
    0.7541
    0.7499
    0.7477
    0.7516
    0.7474
    1.1834
    0.7491
    0.7477
    0.7512
    0.7481
    0.7575
    0.7709
    0.8944
    0.7493
    0.7476
    0.7487
    0.8900
    0.9385
    0.7505
    0.9188
    0.7670
    0.7478
    0.7505
    0.7517
    0.8582
    1.7168
    2.1555
    3.8536
    0.8729
    0.9036
    3.5175
  100.0000
    1.0302
    
     0.7418
    0.7418
    0.7418
    0.7418
    0.7418
    0.7418
    0.7418
    0.7419
    0.7418
    0.7419
    0.7418
    0.8192
    0.7419
    0.7436
    0.7418
    0.7418
    0.7419
    0.7419
    0.7436
    0.7418
    0.8177
    0.7418
    0.7418
    0.7418
    0.7582
  100.0000
    0.7419
    0.7418
    0.7418
    0.7418
    0.7418
    0.7436
    0.7418
    0.7418
    0.7418
    0.7418
    0.7419
    0.7418
    0.7418
    0.7419
    0.7419
    1.1480
  100.0000
    3.8822
    0.9673
    3.5913
    1.3664
    1.8347
    1.8649
    1.2184
    
    ];
%}




area_allT3 = 0;

for i = 1:size(T3pop,1)
    
    FET_selection = T3pop(i,1:6);
    Select_L = T3pop(i,7);
    area = 0;
for select_FET = 1:6
    % Use typical value for Coss and max value for rds from data sheet
    % for inial look
    switch FET_selection(select_FET)
        
        %% EPC 2023
        case 1
            
            w = 6.05;
            l = 2.3;
            
            %% EPC 2014C
        case 2
            
            w = 1.7;
            l = 1.1;
            
            %% EPC 2015C
        case 3
            
            w = 4.1;
            l = 1.6;
            
            %% EPC 2055
        case 4
            
            w = 2.5;
            l = 1.5;
            
            %% EPC 2030
        case 5
            
            w = 4.6;
            l = 2.8;
            
            %% EPC 2024
        case 6
            
            w = 6.05;
            l = 2.3;
            
            %% EPC 2031
        case 7
            
            w = 4.6;
            l = 2.6;
            
            
            %% EPC 2020
        case 8
            
            w = 6.05;
            l = 2.3;
            
            %% EPC 2065
        case 9
            
            w = 3.5;
            l = 1.95;
            
            %% EPC 2029
        case 10
                  
            w = 4.6;
            l = 2.6;
            
            
            %% EPC 2021
        case 11
            
            w = 6.05;
            l = 2.3;
            
        otherwise
            
            stick = 100;
            return
            
    end
    area = area + w*l;
end

%{
switch Select_L
       
        case 1
            %XEL3515-151          
            L_area = 3.2*3.5;
           
        case 2
            %XEL3520-131
            L_area = 3.2*3.5;
           
        case 3
            %XGL4018-121
            L_area = 4*4;
           
        case 4
            %XAL7020-151
            L_area = 7.5*7.5;

end
%}

area_allT3(i,1) = area;
end
%{
Area3 = ones(50,1)*3;
Area12 = ones(50,1)*12;
Area25 = ones(50,1)*25;
Area50 = ones(50,1)*50;
%Area0 = ones(50,1)*0;
%Area00 = ones(100,1)*0;


Divide_area = [Area3;Area12;Area25;Area50];
T3fval_final = T3fval(1:200)-(area_allT3(1:200)./Divide_area);
T3fval_final = [T3fval_final; T3fval(201:end)];
%}
scatter(area_allT3,T3fval)
